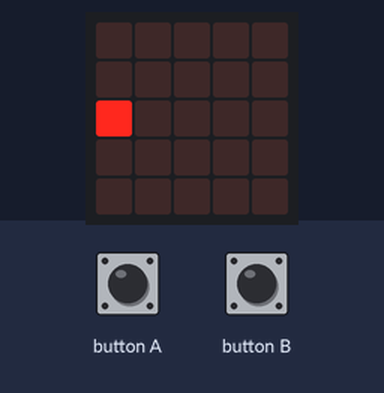
The program below on a simulated BBC micro:bit (MakeCode). Shown: the board's 5×5 LED display. The test bench sets the inputs (shaded band).

Above: at 1.2 s.
1.3 s: button B pressed for 0.15 s
At 2.8 s:
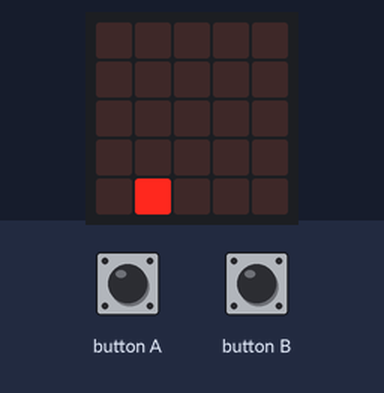
4.4 s: button A pressed for 0.15 s
At 5.4 s:
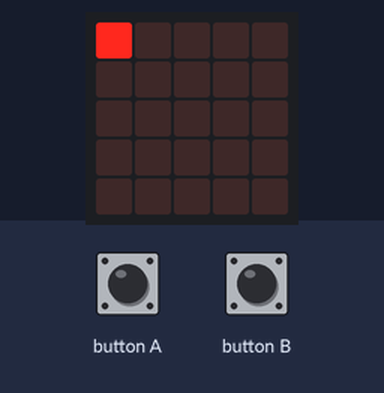
7.5 s: button B pressed for 0.15 s
At 10.4 s:
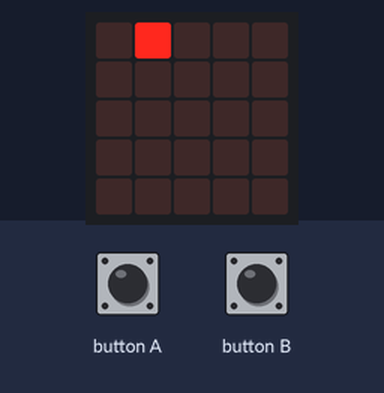
10.6 s: button B pressed for 0.15 s
At 11.2 s:
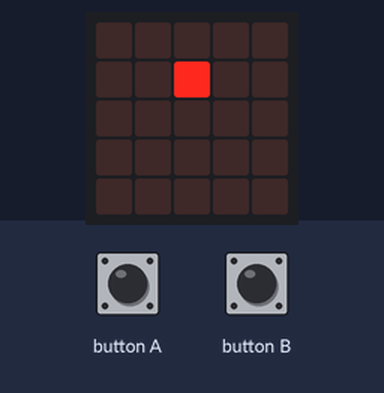
11.3 s: button B pressed for 0.15 s
At 13.2 s:
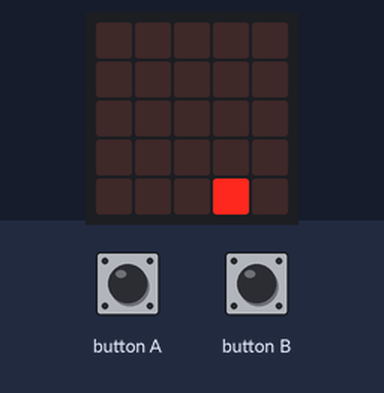
13.9 s: button A pressed for 0.15 s
At 15.6 s:
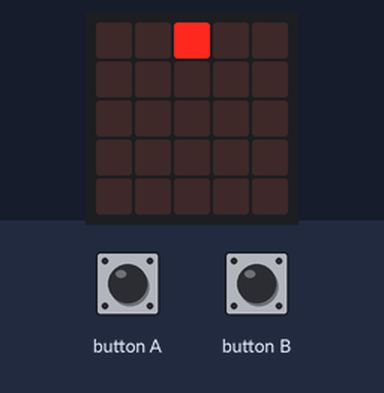
Timing chart, 0 to 17.1 s (numbered marks = the images above; inputs shaded):
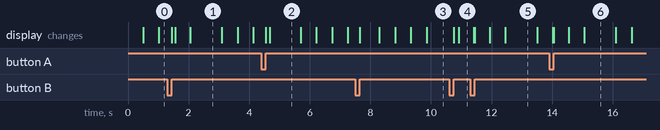

The program:

main.ts
```typescript
input.onButtonPressed(Button.A, function () {
    led.unplot(posX, posY)
    posX = Math.max(0, posX - 1)
    led.plot(posX, posY)
})
input.onButtonPressed(Button.B, function () {
    led.unplot(posX, posY)
    posX = Math.min(4, posX + 1)
    led.plot(posX, posY)
})
let posX = 0
let posY = 0
let direction = 1
posY = 0
posX = 0
led.plot(0, posY)
basic.forever(function () {
    basic.pause(500)
    led.unplot(posX, posY)
    posY += direction
    if (posY == 4) {
        direction += -1
    } else if (posY == 0) {
        direction += 1
    }
    led.plot(posX, posY)
})
```

test.ts
```typescript
// les tests vont ici ; cela ne sera pas compilé si ce paquet est utilisé en tant qu'extension.
```

Measured:
- after the input at 1.3 s, the display: first changes after 0.15 s (image 1 shows a later state)
- after the input at 4.4 s, the display: first changes after 0.15 s (image 2 shows a later state)
- after the input at 7.5 s, the display: first changes after 0.15 s (image 3 shows a later state)
- after the input at 10.6 s, the display: first changes after 0.15 s (image 4 shows a later state)
- after the input at 11.3 s, the display: first differs from a run without the input after 0.15 s (image 5 shows a later state)
- after the input at 13.9 s, the display: first differs from a run without the input after 0.15 s (image 6 shows a later state)
- what the display in image 1 shows lasts 1.0 s, from 2.1 s to 3.1 s
